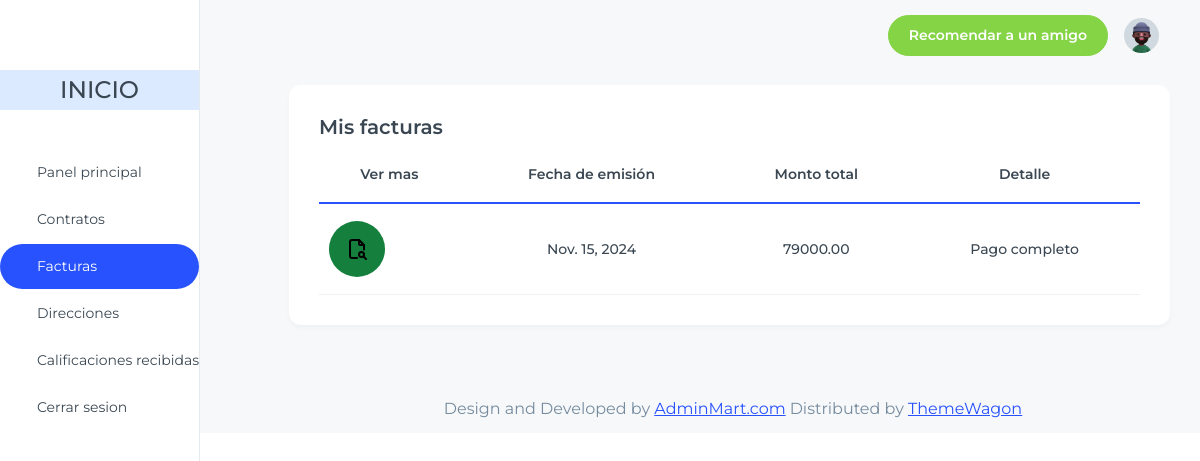
The page /home/prestador/facturas/ (signed in) on the database as committed earlier.
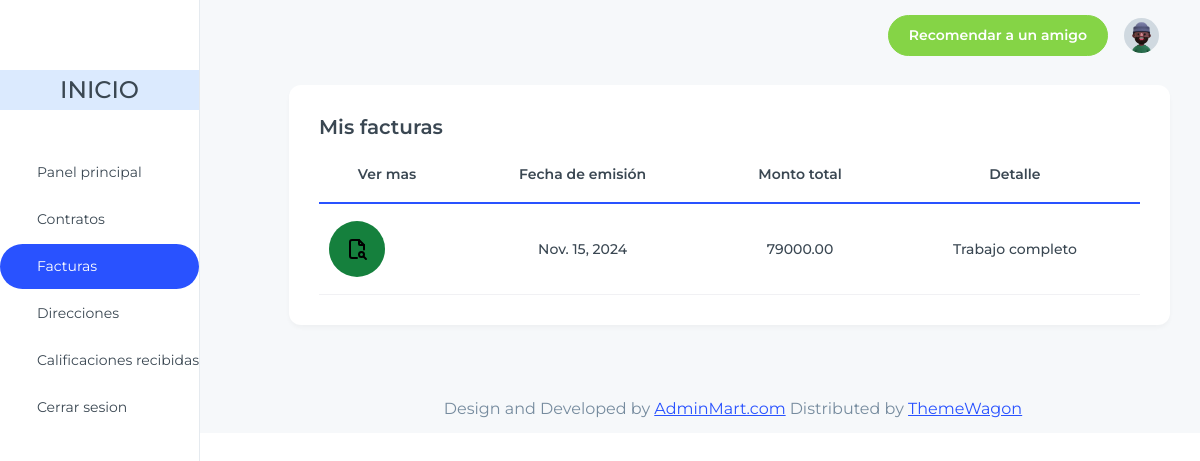
The same page on the database as committed later.
### apps/facturacion/models.py (models this page shows, shortened)
class Factura(models.Model):
    fecha_emision = models.DateField()
    impuestos = models.DecimalField(max_digits=15, decimal_places=2)
    monto_total = models.DecimalField(max_digits=15, decimal_places=2)
    detalles = models.TextField(max_length=500)

### apps/prestador/views.py (the view)
# urls.py: path('prestador/facturas/', PrestadorFacturasListView.as_view(), name='facturas'),
class PrestadorFacturasListView(generic.ListView):
    model = Factura
    template_name = "prestador_facturas.html"
    context_object_name = "facturas"
    def get_queryset(self):
        usuario_actual = self.request.user
        prestador = Prestador.objects.filter(rol_usuario__usuario=usuario_actual).first()
        return Factura.objects.filter(contratos__servicio_prestado__prestador=prestador)

### apps/prestador/templates/prestador_facturas.html (shortened to what this page needs)
{% extends 'index_prestador.html' %}
{% load static %}
{% block content %}
<div class="container-fluid">
  <div class='row'>
    <div class="col-lg-12 pl-1">
      <div class="card ">
        <div class="card-body ">
          <h5 class="card-title fs-6 font-semibold">Mis facturas</h5>
            <div class="table-responsive">
              <table class="table text-nowrap align-middle mb-0">
                <thead>
                  <tr class="border-2 border-bottom border-primary border-0">
                    <th scope="col" class="text-center">Ver mas</th>
                    <th scope="col" class="text-center">Fecha de emisión</th>
                    <th scope="col" class="text-center">Monto total</th>
                    <th scope="col" class="text-center">Detalle</th>
                  </tr>
                </thead>
                <tbody class="table-group-divider">
                  {% for factura in facturas %}
                    <tr>
                      <td class="text-center fw-medium">
                        <button type="button" class="flex justify-center items-center text-white bg-green-700 hover:bg-green-800 focus:outline-none focus:ring-4 focus:ring-green-300 font-medium rounded-full px-3 py-3 dark:bg-green-600 dark:hover:bg-green-700 dark:focus:ring-green-800">
                          <img src="{% static 'images/dash/logos/file-search.svg' %}" alt="Ícono" class="w-6 h-6">
                        </button>
                      </td>
                      <td class="text-center fw-medium">{{ factura.fecha_emision }}</td>
                      <td class="text-center fw-medium">{{ factura.monto_total }}</td>
                      <td class="text-center fw-medium">{{ factura.detalles }}</td>
                    </tr>
                  {% endfor %}
                </tbody>
              </table>
            </div>
        </div>
      </div>
    </div>
  </div>
</div>
{% endblock %}

Rows that differ between the two databases and show on the page:
changed Factura: detalles "Pago completo" → "Trabajo completo"
